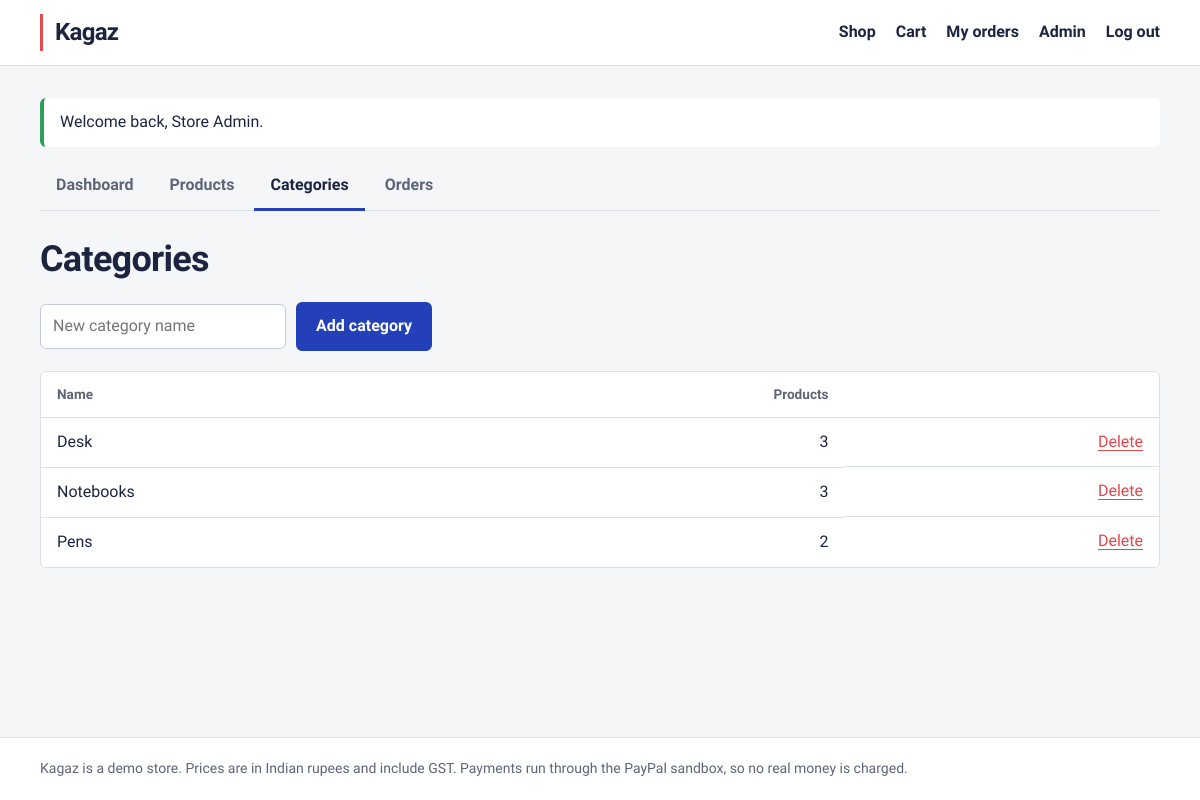
Screenshot of /admin/categories.php (signed in) with the database file from the repository.
### tables this page shows
CREATE TABLE categories (
    id    INT AUTO_INCREMENT PRIMARY KEY,
    name  VARCHAR(100) NOT NULL UNIQUE
);

### includes/functions.php (called while the page is built, shortened)
<?php
function e($value): string
{
    return htmlspecialchars((string)$value, ENT_QUOTES, 'UTF-8');
}

### admin/categories.php (the view, shortened to what this page needs)
<?php
require __DIR__ . '/../includes/init.php';
$categories = $pdo->query('SELECT c.*, COUNT(p.id) AS product_count FROM categories c
                           LEFT JOIN products p ON p.category_id = c.id
                           GROUP BY c.id ORDER BY c.name')->fetchAll();
require __DIR__ . '/../includes/header.php';
require __DIR__ . '/../includes/admin_nav.php';
?>
<h1>Categories</h1>
<form method="post" class="inline-form">
    <input type="text" name="name" placeholder="New category name" required aria-label="New category name">
    <button class="btn" type="submit">Add category</button>
</form>
<div class="table-wrap">
    <table>
        <thead><tr><th>Name</th><th class="num">Products</th><th></th></tr></thead>
        <tbody>
        <?php foreach ($categories as $c): ?>
            <tr>
                <td><?= e($c['name']) ?></td>
                <td class="num"><?= (int)$c['product_count'] ?></td>
                <td class="actions-cell">
                    <form method="post" onsubmit="return confirm('Delete this category?');">
                        <button class="link-btn danger" type="submit">Delete</button>
                    </form>
                </td>
            </tr>
        <?php endforeach; ?>
        </tbody>
    </table>
</div>
<?php require __DIR__ . '/../includes/footer.php'; ?>

### assets/css/style.css (style rules this page uses)
:root { --paper: #f5f6f8; --surface: #ffffff; --ink: #1d2440; --muted: #5e6578; --rule: #dce0e8; --blue: #2340b8; --blue-dark: #182d86; --highlight: #ffe45c; --margin-red: #e5484d; --font: "Bricolage Grotesque", system-ui, -apple-system, "Segoe UI", Roboto, sans-serif; }
*, *::before, *::after { box-sizing: border-box; }
body { margin: 0; font-family: var(--font); font-size: 16px; line-height: 1.55; color: var(--ink); background: var(--paper); display: flex; flex-direction: column; min-height: 100vh; }
h1, h2, h3 { line-height: 1.15; margin: 0 0 .6em; }
h1 { font-size: clamp(1.8rem, 3vw, 2.4rem); font-weight: 800; letter-spacing: -0.02em; }
.btn { display: inline-block; padding: 10px 18px; border: 2px solid var(--blue); border-radius: 6px; background: var(--blue); color: #fff; font: inherit; font-weight: 600; text-decoration: none; cursor: pointer; }
.link-btn { background: none; border: 0; padding: 0; font: inherit; color: var(--blue); cursor: pointer; text-decoration: underline; text-underline-offset: 3px; }
.link-btn.danger { color: var(--margin-red); }
input, select, textarea { font: inherit; color: var(--ink); padding: 9px 12px; border: 1px solid #c4cad6; border-radius: 6px; background: var(--surface); }
.inline-form { display: flex; align-items: center; gap: 10px; flex-wrap: wrap; margin: 20px 0; }
.table-wrap { overflow-x: auto; background: var(--surface); border: 1px solid var(--rule); border-radius: 6px; }
table { width: 100%; border-collapse: collapse; }
th, td { padding: 12px 16px; text-align: left; border-bottom: 1px solid var(--rule); vertical-align: middle; }
th { font-size: .85rem; color: var(--muted); font-weight: 600; }
tbody tr:last-child td { border-bottom: 0; }
.num { text-align: right; }
.actions-cell { display: flex; gap: 16px; align-items: center; justify-content: flex-end; }
.actions-cell form { margin: 0; }

### rows the page displays
categories: name "Desk", product_count "3"
categories: name "Notebooks", product_count "3"
categories: name "Pens", product_count "2"

### other values shown
SITE_NAME "Kagaz"
$f['message'] "Welcome back, Store Admin."
